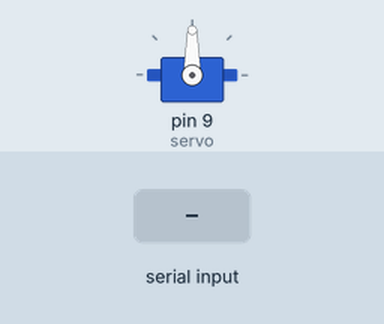
A sketch run on a simulated Arduino Uno, built with avr-gcc and run on an emulated ATmega328P. Shown: servo. Inputs (shaded band) come from the test bench.

Above: at 1.2 s.
1.3 s: "90,45\n" received over Serial
At 2.6 s:
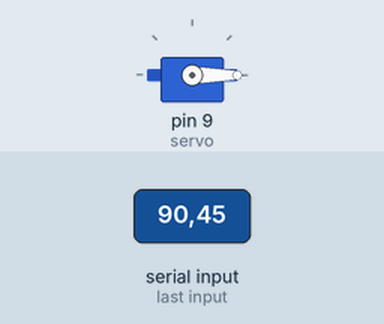
3.8 s: "30,150\n" received over Serial
At 4.6 s:
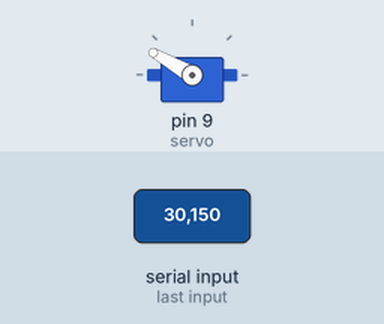
6.3 s: "200\n" received over Serial
At 6.9 s:
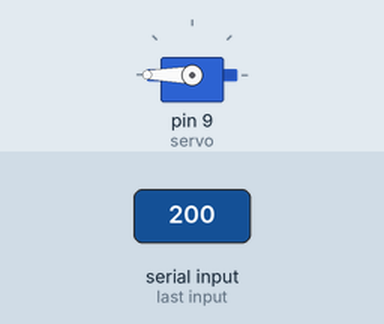
Timing chart, 0 to 9.3 s (numbered marks = the images above; inputs shaded):
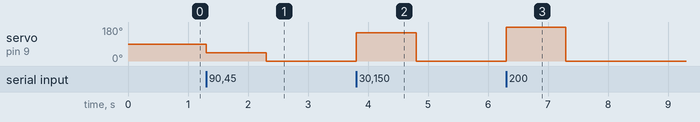

Measured:
- after the input at 1.3 s, servo on pin 9 (servo): 90° → 45° at once, → 0° 1.0 s later
- after the input at 3.8 s, servo on pin 9 (servo): 0° → 150° at once, → 0° 1.0 s later
- after the input at 6.3 s, servo on pin 9 (servo): 0° → 180° at once, → 0° 1.0 s later

The sketch:

servo_3.ino
```cpp
#include <Servo.h> //Using the servo library

Servo servo; //The servo instance (that represents the actual servo);

int userinput;

void setup() {
  // put your setup code here, to run once:
  Serial.begin(115200); //Begin the UART Serial Communication
  servo.attach(9); //Attach pin 9 to the servo
}

void loop() {
  // put your main code here, to run repeatedly:
  while(Serial.available()){ //If there is data transmission
    userinput = Serial.parseInt(); //Get the user input from serial
    servo.write(userinput); //Rotate the servo
  }
}
```
